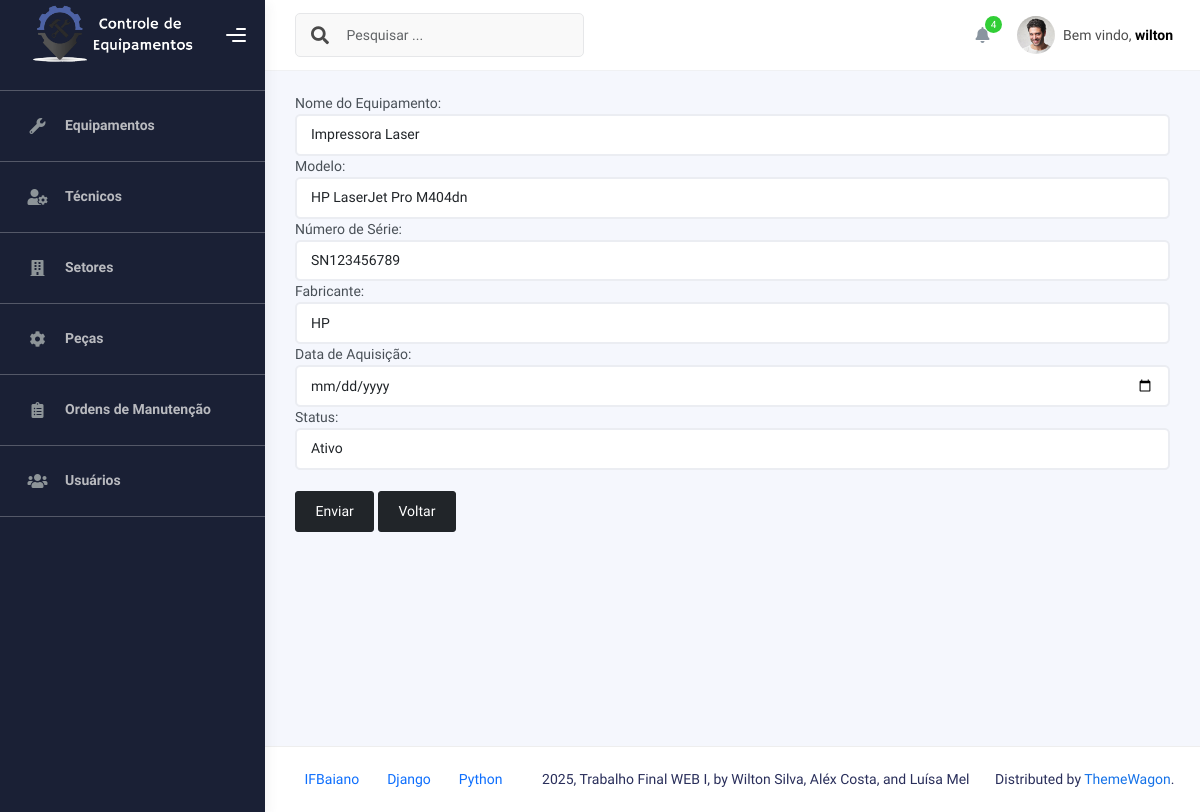
The page /equipamentos/editequipamento/3/ (signed in) on the database its author committed.
### Equipamentos/models.py (models this page shows, shortened)
class Equipamento(models.Model):
    nome = models.CharField(max_length=100)
    modelo = models.CharField(max_length=100)
    numero_serie = models.CharField(max_length=100)
    fabricante = models.CharField(max_length=100)
    data_aquisicao = models.DateField()
    STATUS_CHOICES = [
        ('ativo', 'Ativo'),
        ('inativo', 'Inativo'),
        ('manutencao', 'Em manutenção'),
    ]
    status = models.CharField(max_length=20, choices=STATUS_CHOICES, default='ativo')
    setores = models.ManyToManyField(
        'Setores.Setor',
        through='Setores.EquipamentoSetor',
        related_name='equipamentos'
    )

### Equipamentos/views.py (the view)
# urls.py: path('editequipamento/<int:id>/', equipamento_views.edit_equipamento, name='edit_equipamento'),
@login_required
@permission_required('Equipamentos.change_equipamento', raise_exception=True)
def edit_equipamento(request, id):
    equipamento= Equipamento.objects.get(id=id)
    form=EquipamentoForm(instance=equipamento)
    if request.method == 'POST':
        form=EquipamentoForm(request.POST, instance=equipamento)
        if form.is_valid():
            form.save()
            return HttpResponseRedirect('/equipamentos/')
    else:
        form=EquipamentoForm(instance=equipamento)
    return render(request, 'equipamentos/form.html', {'form': form})

### templates/equipamentos/form.html (shortened to what this page needs)
{% extends '_base.html' %}
{% block content %}
<form method="POST">
    {{form}}
    <br>
    <button type="submit" class="btn btn-dark">Enviar</button>
    <a href="/equipamentos/" class="btn btn-dark">Voltar</a>
</form>
{% endblock %}

### templates/__topbar.html (shortened to what this page needs)
{% load static %}
<div class="main-header">
<nav class="navbar navbar-header navbar-header-transparent navbar-expand-lg border-bottom">
  <div class="container-fluid">
    <nav class="navbar navbar-header-left navbar-expand-lg navbar-form nav-search p-0 d-none d-lg-flex">
      <div class="input-group">
        <div class="input-group-prepend">
          <button type="submit" class="btn btn-search pe-1">
            <i class="fa fa-search search-icon"></i>
          </button>
        </div>
        <input type="text" placeholder="Pesquisar ..." class="form-control" />
      </div>
    </nav>
    <ul class="navbar-nav topbar-nav ms-md-auto align-items-center">
      <li class="nav-item topbar-icon dropdown hidden-caret">
        <a class="nav-link dropdown-toggle" href="#" id="notifDropdown" role="button"
          data-bs-toggle="dropdown" aria-haspopup="true" aria-expanded="false">
          <i class="fa fa-bell"></i>
          <span class="notification">4</span>
        </a>
      </li>
      <li class="nav-item topbar-user dropdown hidden-caret">
        <a class="dropdown-toggle profile-pic" data-bs-toggle="dropdown" href="#" aria-expanded="false">
          <div class="avatar-sm">
            <img src="{% static 'img/profile.jpg' %}" alt="..." class="avatar-img rounded-circle" />
          </div>
          <span class="profile-username">
            <span class="op-7">Bem vindo,</span>
            <span class="fw-bold">{{ user.username }}</span>
          </span>
        </a>
      </li>
    </ul>
  </div>
</nav>
</div>

### rows shown on the page
Equipamento: nome "Impressora Laser", modelo "HP LaserJet Pro M404dn", numero_serie "SN123456789", fabricante "HP", status "Ativo"

### other values the page prints
{{ user.username }} "wilton"
